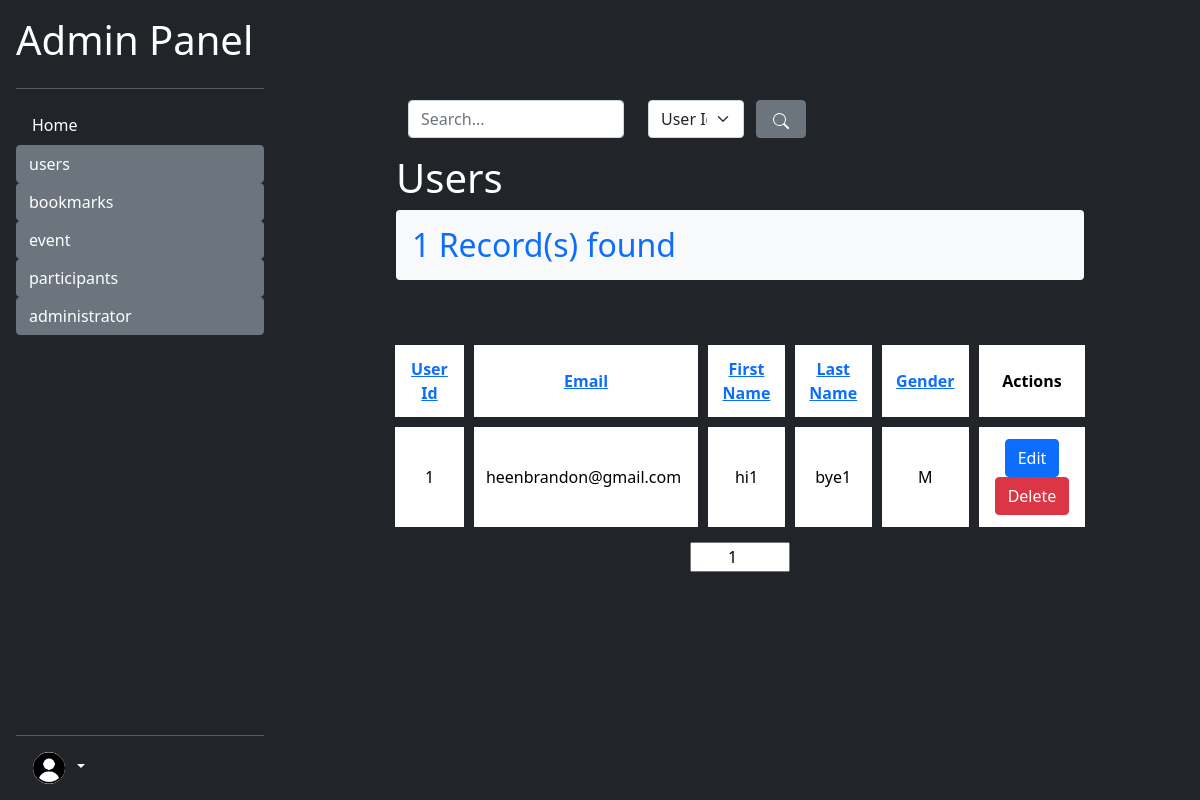
Page /admin/users/list_user.php (signed in) on the earlier database version.
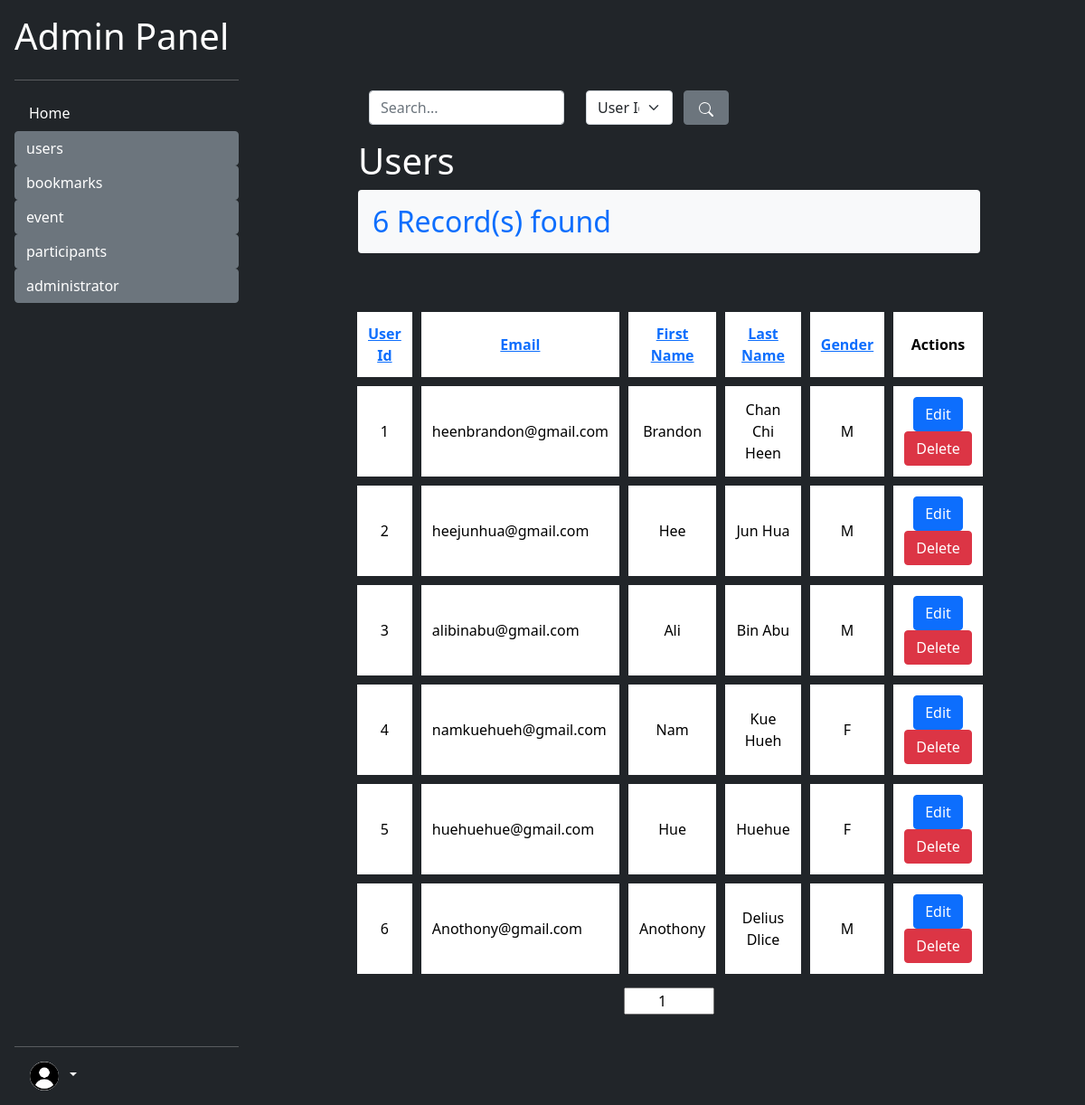
Same page on the later database version.
### tables this page shows
CREATE TABLE `user` (
  `user_id` int(30) NOT NULL,
  `email` varchar(100) NOT NULL,
  `first_name` varchar(30) NOT NULL,
  `last_name` varchar(30) NOT NULL,
  `password` varchar(30) NOT NULL,
  `gender` varchar(1) NOT NULL
);

### utility/utility.php (called while the page is built, shortened)
<?php
require_once dirname(__FILE__) . "/../env_variables.php";
function concatPaths(...$paths)
{
    $toReturn = array_shift($paths);
    foreach ($paths as $path) {
        if ($path != "") {
            $toReturn .=  "/" . $path;
        }
    }
    return  $toReturn;
}
function getVariableParentPath($fullPath, $levelsUp)
{
    $path = parse_url($fullPath)["path"];
    $pathArr  = explode("/", $path);
    $discardedChilds = array_slice($pathArr,  0, -$levelsUp);
    return implode("/", $discardedChilds);
}
class Database
{
    public $con;
    function __construct()
    {
        $this->con = mysqli_connect(self::DB_HOST, self::DB_USER, self::DB_PASSWORD, self::DB_NAME);
    }
    function select($columnArray, $whereStatements, $table = 'user')
    {
        $queryStatement = "SELECT " . array_shift($columnArray);
        foreach ($columnArray as $col) {
            $queryStatement .= ", $col";
        }
        if ($whereStatements == "") {
            $queryStatement .= " FROM $table";
        } else {
            $queryStatement .= " FROM $table WHERE $whereStatements;";
        }
        $this->queryResult = mysqli_query($this->con, $queryStatement);
        return mysqli_fetch_all($this->queryResult);
    }
}

### env_variables.php (called while the page is built, shortened)
<?php
$sevRoot = "/WEB-Design-Assignment-DFT2S1-main";

### admin/users/list_user.php (the view, shortened to what this page needs)
<?php
require_once dirname(__FILE__) . "/../../env_variables.php";
include "$docRoot/utility/utility.php";
include "../admin_utility.php";
require_once "$docRoot/utility/search.php";
include "$docRoot/admin/redirectNonAdmin.php";
$searchSuccess = false;
$colArray = array(
    "user_id" => "User Id",
    "email" => "Email",
    "first_name" => "First Name",
    "last_name" => "Last Name",
    "gender" => "Gender"
);
$sortCol = "user_id";
$sort = "ASC";
$db =   new Database();
$pageNo = 1;
if (!$searchSuccess) {
    $whereStatement = "TRUE ORDER BY $sortCol $sort";
    $result = $db->select(array("user_id", "email", "first_name", "last_name", "gender"), $whereStatement, "user");
    $resultArr = $result;
}
$pageCount = ceil(count($resultArr) / 10);
?>
<!DOCTYPE html>
<html lang="en">
<head>
    <link href="https://cdn.jsdelivr.net/npm/bootstrap@5.0.2/dist/css/bootstrap.min.css" rel="stylesheet">
    <link href="../index.css" type="text/css" rel="stylesheet">
</head>
<body class="bg-dark">
    <?php
    include_once "../sidebar.php";
    ?>
    <section class="text-white">
        <form class="mb-0 mx-3 row container mb-3" action="" method="GET">
            <div class="col-md-4">
                <input name="search" type="text" class="form-control" value="<?php if (isset($searchTerm)) echo $searchTerm ?>" placeholder="Search...">
            </div>
            <div class="col-md-2">
                <select name="col_search" id="" class="form-select">
                    <?php
                    foreach ($colArray as $col => $headerName) {
                        if ($searchCol == $col) {
                            echo "<option value='$col' selected>$headerName</option>";
                        } else {
                            echo "<option value='$col' >$headerName</option>";
                        }
                    }
                    ?>
                </select>
            </div>
            <button type="submit" class="btn btn-secondary" style="width: 50px;">
            </button>
        </form>
        <h1 class="mx-3">Users</h1>
        <?php
        if (count($resultArr) > 0) {
            $resultCount = count($resultArr);
            echo "<h2 class='text-primary bg-light rounded-2 p-3 mx-3'>$resultCount Record(s) found</h2>";
        } else {
            echo "<h2 class='text-secondary bg-light rounded-2 p-3 mx-3'>No Record found</h2>";
        }
        ?>
        <table class="event-list">
            <tr class="text-center">
                <?php
                $searchParams = "";
                foreach ($colArray as $col => $headerName) {
                    $tempSort = "ASC";
                    if ($sortCol == $col) {
                        $tempSort = $sort;
                    }
                    echo <<<HTML
                    <th style="width:10%;">
                        <a href="{$_SERVER['PHP_SELF']}?pageNo=$pageNo&col=$col&sort=$tempSort$searchParams">
                        $headerName
                        </a>
                    </th>
HTML;
                }
                ?>
                <th style="width:15%;">Actions</th>
            </tr>
            <?php
            $startIndex = ($pageNo - 1) * 10;
            for ($i = $startIndex; $i < $startIndex + 10 && $i < count($resultArr); $i++) {
                echo <<<HTML
                    <tr class="text-center">
                        <td>{$resultArr[$i][0]}</td>
                        <td  style="text-align:left;">{$resultArr[$i][1]}</td>
                        <td>{$resultArr[$i][2]}</td>
                        <td>{$resultArr[$i][3]}</td>
                        <td>{$resultArr[$i][4]}</td>
                        <td>
                            <button onclick="toRedirect({$resultArr[$i][0]}, 'edit_user.php')" class="btn btn-primary">Edit</button>
                            <button class="btn btn-danger" onclick="enableModal([{$resultArr[$i][0]}, '{$resultArr[$i][1]}', '{$resultArr[$i][2]}', '{$resultArr[$i][3]}', '{$resultArr[$i][4]}']);">Delete</button>
                        </td>
                    </tr>
HTML;
            }
            ?>
        </table>
        <?php
        echo '<div class="d-flex flex-row justify-content-center px-auto container">';
        ?>
        <?php
        echo <<<HTML
        <form action="{$_SERVER['PHP_SELF']}" method="GET">
            <input name="pageNo" value="$pageNo" id="pageNoInput" type="number" placeholder="1 ... {$pageCount}" min="1" max="{$pageCount}">
        </form>
HTML;
        ?>
        <?php
        echo '</div>';
        ?>
    </section>
</body>
</html>

### admin/sidebar.php (shortened to what this page needs)
<?php
require_once dirname(__FILE__) . "/../env_variables.php";
require_once "$docRoot/utility/utility.php";
?>
<div id="admin-sidebar" class="d-flex flex-column flex-shrink-0 p-3 text-white bg-dark">
    <a href="/" class="d-flex align-items-center mb-3 mb-md-0 me-md-auto text-white text-decoration-none">
        <h1>Admin Panel</h1>
    </a>
    <hr>
    <ul class="nav nav-pills flex-column mb-auto">
        <?php
        $dirList = array(
            "index.php" => "Home",
            'users' => array(
                "list_user.php" => "List Users",
                "add_user.php" => "Add Users",
            ),
            'bookmarks' => array(
                "list_bookmarks.php" => "List Bookmarks",
                "add_bookmark.php" => "Add Bookmark",
            ),
            'event' => array(
                "list_events.php" => "List Events",
                "add_event.php" => "Add Events",
            ),
            'participants' => array(
                "list_participants.php" => "List Participants",
                "add_participant.php" => "Add Participants",
            ),
            'administrator' => array(
                "list_admins.php" => "List Admins",
                "add_admin.php" => "Add Admin",
            )
        );
        $basePath = "$sevRoot/admin";
        function createSideMenu($dirArray, $currentPath )
        {
            $currentParentPath = getVariableParentPath($_SERVER['PHP_SELF'], 1);
            $currentFullPath = $_SERVER['PHP_SELF'];
            foreach ($dirArray as $dir => $dirOrFiles) {
                if (is_array($dirOrFiles)) {
                    if ($currentParentPath  == concatPaths($currentPath, $dir)) {
                        $activeStatus = "active";
                    } else {
                        $activeStatus = "btn-secondary";
                    }
                    echo <<<HTML
                    <li>
                        <button class="btn btn-primary $activeStatus" style="text-align:left; width:100%;" onclick="displaySideBar(this);">
                        $dir
                        </button>
                        <ul class="nav nav-pills flex-column subSideBar" >
HTML;
                    echo "  </ul>";
                    echo "</li>";
                } else if (is_string($dir)) {
                    if ($currentFullPath == concatPaths($currentPath, $dir)) {
                        $childActiveStatus = "bg-light text-dark";
                    } else {
                        $childActiveStatus = "text-white ";
                    }
                    echo  <<<HTML
                    <li class="container">
                        <a href="$currentPath/$dir" class="nav-link $childActiveStatus">$dirOrFiles</a>
                    </li>
HTML;
                }
            }
        }
        createSideMenu($dirList, $basePath);
        ?>
    </ul>
    <hr>
    <div class="dropdown">
        <a href="#" class="d-block text-white text-decoration-none dropdown-toggle dropdown-toggle-split" id="dropdownUser1" data-bs-toggle="dropdown">
            <img src="<?php echo "$sevRoot/resources/user_icon.png" ?> " alt="user" width="32" height="32" class="rounded-circle mx-2">
        </a>
    </div>
</div>

### admin/index.css (style rules this page uses)
html, body { height: 100%; }
#admin-sidebar { position: fixed; height: 100%; width: 280px; }
section { width: calc(100% - 280px); float: right; padding: 100px; }
.event-list { margin-top: 50px; width: 100%; border-spacing: 10px; padding: 5px; border-collapse: separate; }
.event-list th, .event-list td { padding: 12px; color: black; background-color: white; }
.container { padding: 0px; }
#pageNoInput { width: 100px; text-align: center; }

Differences in the rows shown:
changed user "heenbrandon@gmail.com": first_name "hi1" → "Brandon"; last_name "bye1" → "Chan Chi Heen"
added user: user_id "2", email "heejunhua@gmail.com", first_name "Hee", last_name "Jun Hua", gender "M"
added user: user_id "3", email "alibinabu@gmail.com", first_name "Ali", last_name "Bin Abu", gender "M"
added user: user_id "4", email "namkuehueh@gmail.com", first_name "Nam", last_name "Kue Hueh", gender "F"
added user: user_id "5", email "huehuehue@gmail.com", first_name "Hue", last_name "Huehue", gender "F"
added user: user_id "6", email "Anothony@gmail.com", first_name "Anothony", last_name "Delius Dlice", gender "M"
Other differences:
$resultCount: "1" → "6"
